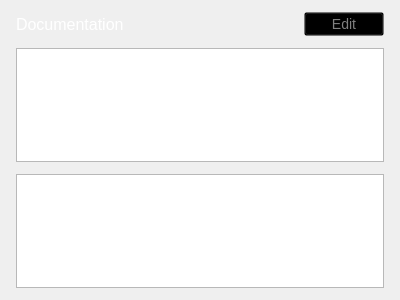
<?xml version="1.0" encoding="UTF-8"?>
<ui version="4.0">
 <class>DocumentationWidget</class>
 <widget class="QWidget" name="DocumentationWidget">
  <property name="geometry">
   <rect>
    <x>0</x>
    <y>0</y>
    <width>400</width>
    <height>300</height>
   </rect>
  </property>
  <property name="windowTitle">
   <string>Form</string>
  </property>
  <layout class="QVBoxLayout" name="verticalLayout">
   <property name="spacing">
    <number>12</number>
   </property>
   <property name="leftMargin">
    <number>16</number>
   </property>
   <property name="topMargin">
    <number>12</number>
   </property>
   <property name="rightMargin">
    <number>16</number>
   </property>
   <property name="bottomMargin">
    <number>12</number>
   </property>
   <item>
    <layout class="QHBoxLayout" name="horizontalLayout">
     <property name="spacing">
      <number>12</number>
     </property>
     <property name="leftMargin">
      <number>0</number>
     </property>
     <property name="topMargin">
      <number>0</number>
     </property>
     <item>
      <widget class="QLabel" name="label">
       <property name="palette">
        <palette>
         <active>
          <colorrole role="WindowText">
           <brush brushstyle="SolidPattern">
            <color alpha="255">
             <red>255</red>
             <green>255</green>
             <blue>255</blue>
            </color>
           </brush>
          </colorrole>
          <colorrole role="Base">
           <brush brushstyle="SolidPattern">
            <color alpha="255">
             <red>255</red>
             <green>255</green>
             <blue>255</blue>
            </color>
           </brush>
          </colorrole>
          <colorrole role="Window">
           <brush brushstyle="SolidPattern">
            <color alpha="255">
             <red>34</red>
             <green>34</green>
             <blue>34</blue>
            </color>
           </brush>
          </colorrole>
         </active>
         <inactive>
          <colorrole role="WindowText">
           <brush brushstyle="SolidPattern">
            <color alpha="255">
             <red>255</red>
             <green>255</green>
             <blue>255</blue>
            </color>
           </brush>
          </colorrole>
          <colorrole role="Base">
           <brush brushstyle="SolidPattern">
            <color alpha="255">
             <red>255</red>
             <green>255</green>
             <blue>255</blue>
            </color>
           </brush>
          </colorrole>
          <colorrole role="Window">
           <brush brushstyle="SolidPattern">
            <color alpha="255">
             <red>34</red>
             <green>34</green>
             <blue>34</blue>
            </color>
           </brush>
          </colorrole>
         </inactive>
         <disabled>
          <colorrole role="WindowText">
           <brush brushstyle="SolidPattern">
            <color alpha="255">
             <red>120</red>
             <green>120</green>
             <blue>120</blue>
            </color>
           </brush>
          </colorrole>
          <colorrole role="Base">
           <brush brushstyle="SolidPattern">
            <color alpha="255">
             <red>34</red>
             <green>34</green>
             <blue>34</blue>
            </color>
           </brush>
          </colorrole>
          <colorrole role="Window">
           <brush brushstyle="SolidPattern">
            <color alpha="255">
             <red>34</red>
             <green>34</green>
             <blue>34</blue>
            </color>
           </brush>
          </colorrole>
         </disabled>
        </palette>
       </property>
       <property name="font">
        <font>
         <pointsize>-1</pointsize>
        </font>
       </property>
       <property name="styleSheet">
        <string notr="true">font-size: 16px;</string>
       </property>
       <property name="text">
        <string>Documentation</string>
       </property>
      </widget>
     </item>
     <item>
      <spacer name="horizontalSpacer">
       <property name="orientation">
        <enum>Qt::Horizontal</enum>
       </property>
       <property name="sizeHint" stdset="0">
        <size>
         <width>40</width>
         <height>20</height>
        </size>
       </property>
      </spacer>
     </item>
     <item>
      <widget class="QPushButton" name="editButton">
       <property name="cursor">
        <cursorShape>PointingHandCursor</cursorShape>
       </property>
       <property name="styleSheet">
        <string notr="true">QPushButton {
	color: gray;
	background: transparent;
	font-size: 14px;
}
QPushButton:hover {
	text-decoration: underline;
}</string>
       </property>
       <property name="text">
        <string>Edit</string>
       </property>
      </widget>
     </item>
    </layout>
   </item>
   <item>
    <widget class="QTextEdit" name="rawText">
     <property name="font">
      <font>
       <family>Consolas</family>
      </font>
     </property>
     <property name="tabStopWidth">
      <number>80</number>
     </property>
     <property name="acceptRichText">
      <bool>false</bool>
     </property>
    </widget>
   </item>
   <item>
    <widget class="QTextBrowser" name="preview">
     <property name="font">
      <font>
       <family>Roboto</family>
       <pointsize>8</pointsize>
      </font>
     </property>
     <property name="styleSheet">
      <string notr="true">font-family: &quot;Roboto&quot;;</string>
     </property>
     <property name="openExternalLinks">
      <bool>true</bool>
     </property>
    </widget>
   </item>
  </layout>
 </widget>
 <resources/>
 <connections/>
</ui>
